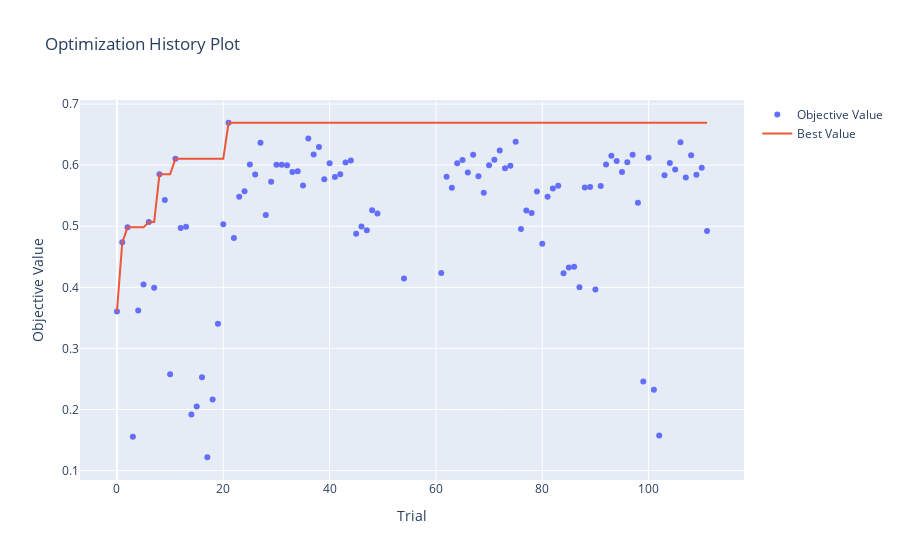

The cell this chart's notebook holds for it:
### Code cell
from optuna.visualization import plot_optimization_history, plot_slice

plot_optimization_history(study)
